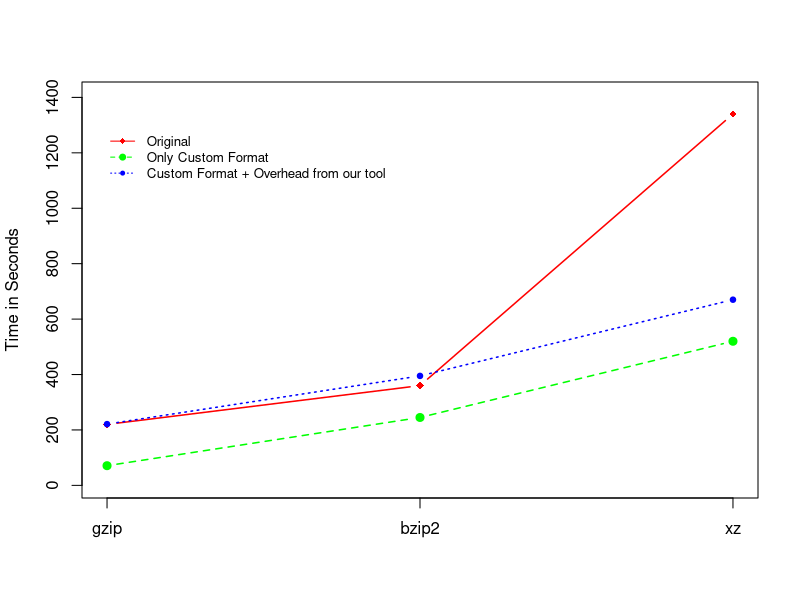

Reproduce this figure in R.
# Create Line Chart

# convert factor to numeric for convenience
ntrees <- 3

# get the range for the x and y axis
xrange <-c(1,2,3)
names <- c("gzip", "bzip2", "xz")
#yrange <- range(10,1400)

y1 <- c(220, 360, 1340)
y2<-  c(71,245, 520)
y3<-  c(221, 395, 670)


# set up the plot
plot(xrange, ylim=c(10,1400), type="n", 
     ylab="Time in Seconds", xlab="", xaxt ="n" )
colors <- rainbow(ntrees)
linetype <- c(1:ntrees)
plotchar <- seq(18,18+ntrees,1)
axis(1, at=1:3, lab=names)

# add lines
for (i in 1:ntrees) {
  if (i==1) {
  lines(y1, type="b", lwd=1.5,
        lty=linetype[i], col=colors[i], pch=plotchar[i])
  }else{
    if (i==2) {
    lines(y2, type="b", lwd=1.5,
          lty=linetype[i], col=colors[i], pch=plotchar[i])
    } else{
      lines(y3, type="b", lwd=1.5,
            lty=linetype[i], col=colors[i], pch=plotchar[i]) 
    }
  }
}

# add a title and subtitle
#title("Tree Growth", "example of line plot")

# add a legend
legend(xrange[1], 1300,  c("Original", "Only Custom Format", "Custom Format + Overhead from our tool"), cex=0.8, col=colors,
       pch=plotchar, lty=linetype, bty="n")